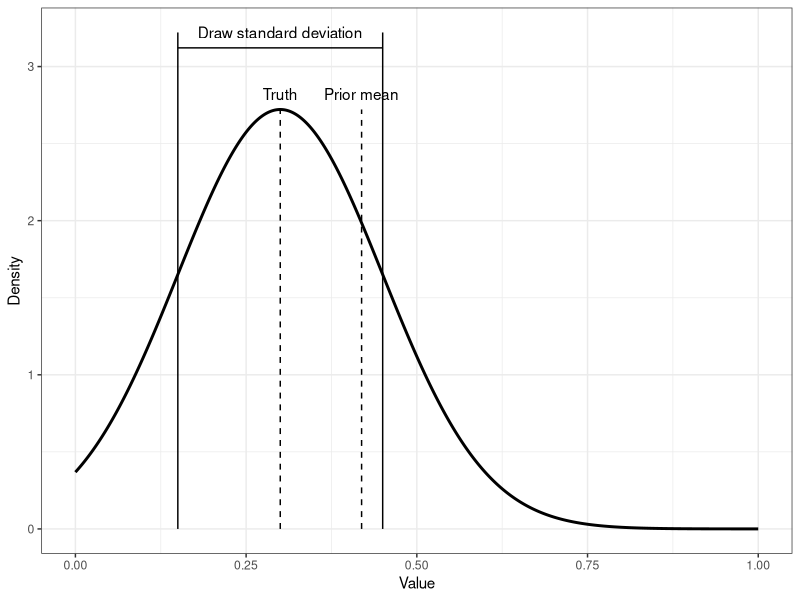

The R script that drew this image:
"
Anna Bush

Script to illustrate how the mean value was selected for a prior distribution
"

library(ggplot2)
library(truncnorm)

truth <- 0.3
draw.sd <- 0.15
prior.mean <- rtruncnorm(1, 0, 1, truth, draw.sd)

# The peak y value of the distribution
peak <- dtruncnorm(truth, 0, 1, truth, draw.sd) 

# Lines for truth and prior mean
lines.1 <- rbind(
  data.frame(x=rep(truth, 2), y=c(0, peak), grp=c(1, 1)), 
  data.frame(x=rep(prior.mean, 2), y=c(0, dtruncnorm(truth, 0, 1, truth, draw.sd)), grp=c(2, 2))
)

# Lines for annotating draw standard deviation
y.max <- peak + 0.5
lines.2 <- rbind(
  data.frame(x=rep(truth-draw.sd, 2), y=c(0, y.max), grp=c(1, 1)) ,
  data.frame(x=rep(truth+draw.sd, 2), y=c(0, y.max), grp=c(2, 2)),
  data.frame(x=c(truth-draw.sd, truth+draw.sd), y=c(y.max-0.1, y.max-0.1), grp=c(3, 3))
)


ggplot() + theme_bw() +
  stat_function(data=data.frame(x=c(0, 1)), aes(x), fun=dtruncnorm, n=1001, args=list(a=0, b=1, mean=truth, sd=draw.sd), size = 1) +
  geom_line(data=lines.1, aes(x=x, y=y, group=grp), linetype="dashed") +
  geom_line(data=lines.2, aes(x=x, y=y, group=grp)) +
  # geom_segment(arrow = arrow(), ends = "both")+
  annotate("text", x=truth, y=y.max, label="Draw standard deviation") + #draw stnd dev
  annotate("text", x=truth, y=peak+0.1, label="Truth") + #truth
  annotate("text", x=prior.mean, y=peak+0.1, label="Prior mean") + #prior mean
  xlab("Value") + ylab("Density")
